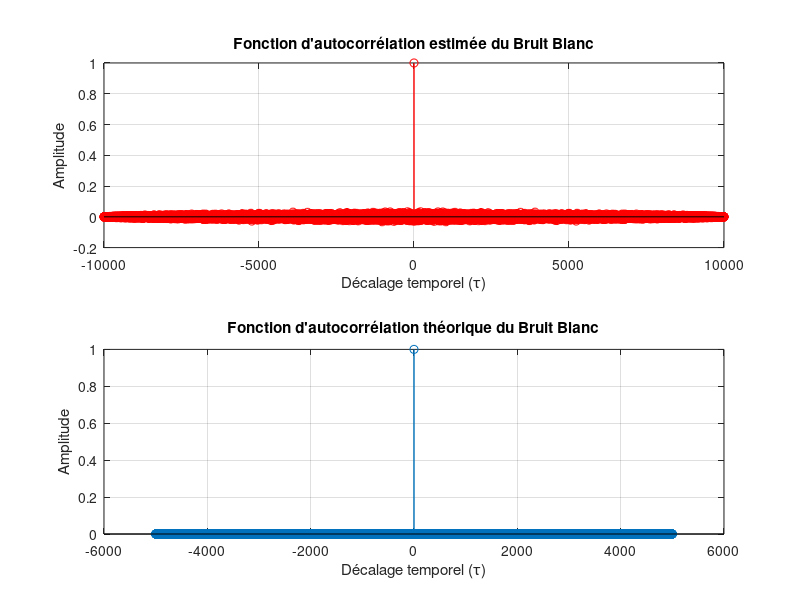
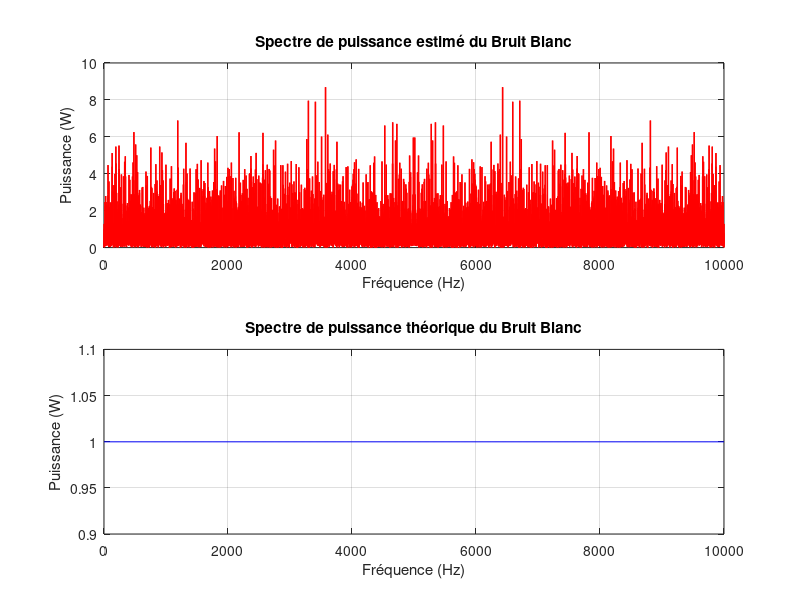

The MATLAB source for these figures, in order:
clear ; 
close all ; 
clc ; 

%%%%%%%%%%%%%%%%%%%%%%%%%%%%%%%%%%%%%%%%%%%%%% Paramètres %%%%%%%%%%%%%%%%%%%%%%%%%%%%%%%%%%%%%%%%%%%%%
                                                                                                      %
N_points = 10000;                        % Nombre de points du signal                                 %
variance_bruit = 1;                      % Variance du bruit blanc                                    %
                                                                                                      %
%%%%%%%%%%%%%%%%%%%%%%%%%%%%%%%%%%%%%%%%%%%%%%%%%%%%%%%%%%%%%%%%%%%%%%%%%%%%%%%%%%%%%%%%%%%%%%%%%%%%%%%



%%%%%%%%%%%%%%%%%%%%%%%%%%%%%%%%%%% Génération du Bruit Blanc Gaussien %%%%%%%%%%%%%%%%%%%%%%%%%%%%%%%%
                                                                                                      %
bruit_blanc = randn(1, N_points) * sqrt(variance_bruit);                                              %
                                                                                                      %
%%%%%%%%%%%%%%%%%%%%%%%%%%%%%%%%%%%%% Fonctions d'autocorrélation %%%%%%%%%%%%%%%%%%%%%%%%%%%%%%%%%%%%%
                                                                                                      %
taux = floor((N_points-1) / 2);           % Décalage pour l'autocorrélation                           %
                                                                                                      %
autocorrelation_theorique = variance_bruit * [zeros(1, taux), 1, zeros(1, taux)];                     %
autocorrelation_estimee = xcorr(bruit_blanc, 'coeff');                                                %
                                                                                                      %
%%%%%%%%%%%%%%%%%%%%%%%%%%%%%%%%%%%%%%%%%% Spectres de puissance %%%%%%%%%%%%%%%%%%%%%%%%%%%%%%%%%%%%%%
                                                                                                      %
spectre_puissance_theorique = ones(1, N_points) * variance_bruit;     % Spectre théorique             %
spectre_puissance_estime = abs(fft(bruit_blanc)).^2 / N_points;       % Spectre estimé                %
                                                                                                      %
%%%%%%%%%%%%%%%%%%%%%%%%%%%%%%%%%%%%%%%%%%%%%%%%%%%%%%%%%%%%%%%%%%%%%%%%%%%%%%%%%%%%%%%%%%%%%%%%%%%%%%%



%%%%%%%%%%%%%%%%%%%%%%%%%%%%%%%%%%%%%%%%%%%%%%%%% Tracés %%%%%%%%%%%%%%%%%%%%%%%%%%%%%%%%%%%%%%%%%%%%%%

%%% Fonction d'autocorrélation estimée %%%
figure;
subplot(2, 1, 1);
stem(-N_points+1:N_points-1, autocorrelation_estimee, 'r','LineWidth', 1);
title("Fonction d'autocorrélation estimée du Bruit Blanc");
xlabel('Décalage temporel (\tau)', 'Interpreter', 'tex');
ylabel('Amplitude');
grid on;

%%% Fonction d'autocorrélation théorique %%%
subplot(2, 1, 2);
stem(-taux:taux, autocorrelation_theorique, 'LineWidth', 1);
title("Fonction d'autocorrélation théorique du Bruit Blanc");
xlabel('Décalage temporel (\tau)', 'Interpreter', 'tex');
ylabel('Amplitude');
grid on;

%%% Tracé des spectres de puissance %%%
figure;

subplot(2, 1, 1);
plot(spectre_puissance_estime, 'r', 'LineWidth', 1);
title('Spectre de puissance estimé du Bruit Blanc');
xlabel('Fréquence (Hz)');
ylabel('Puissance (W)');
grid on;

subplot(2, 1, 2);
plot(spectre_puissance_theorique, 'b', 'LineWidth', 1);
title('Spectre de puissance théorique du Bruit Blanc');
xlabel('Fréquence (Hz)');
ylabel('Puissance (W)');
grid on;
